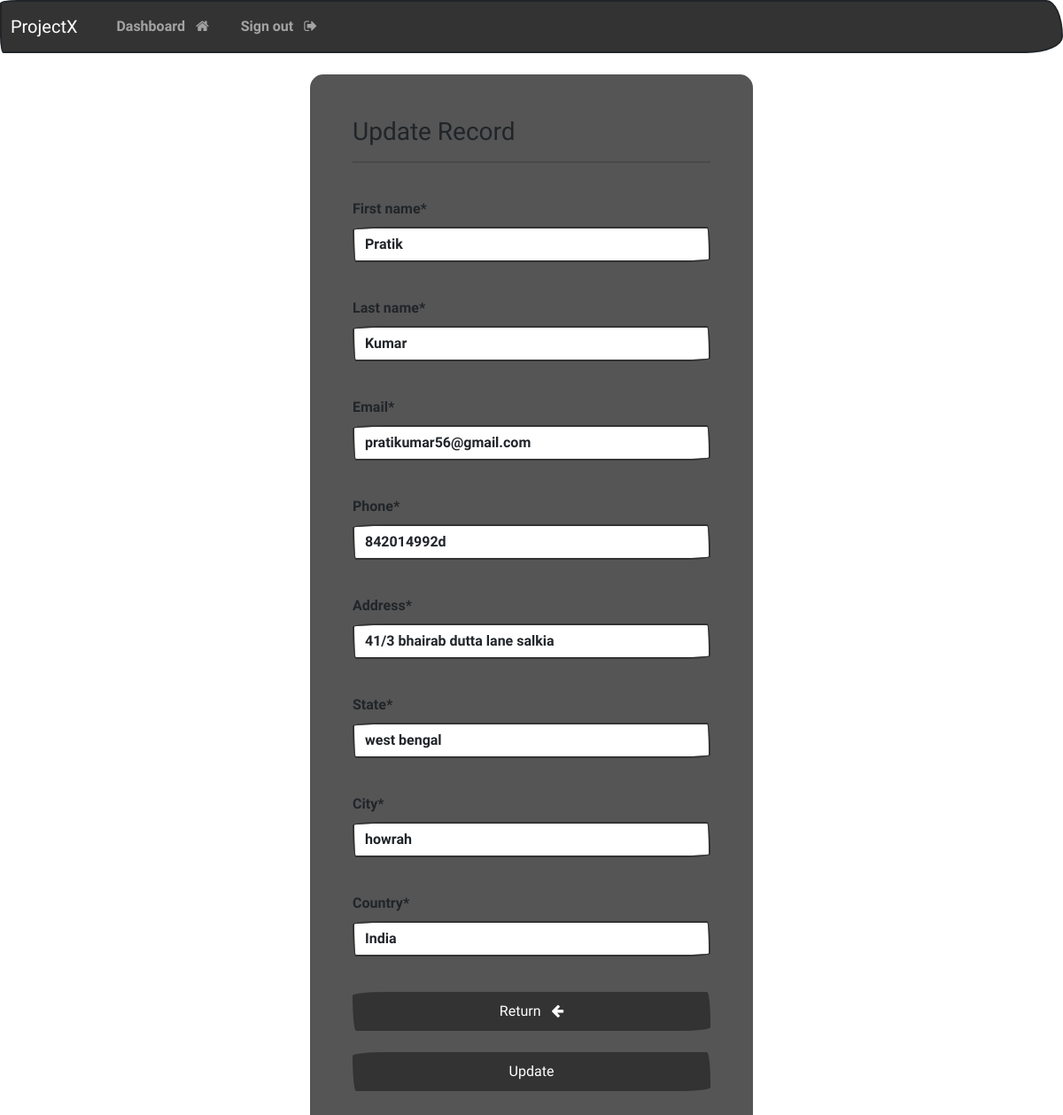
/update-record/6 (signed in), run on the app's committed database.
### webapp/models.py (models this page shows, shortened)
class Record(models.Model):
    creation_date = models.DateTimeField(auto_now_add = True)
    first_name = models.CharField(max_length = 100)
    last_name = models.CharField(max_length = 100)
    email = models.CharField(max_length=255)
    phone = models.CharField(max_length=10)
    address= models.CharField(max_length=300)
    state = models.CharField(max_length= 255)
    city = models.CharField(max_length= 255)
    country = models.CharField(max_length= 255)

### webapp/views.py (the view)
# urls.py: path('update-record/<int:pk>', views.update_record, name='update-record'),
@login_required(login_url='my-login')
def update_record(request, pk):
    record = Record.objects.get(id = pk)
    form = UpdateRecordForm(instance=record)
    if request.method == 'POST':
        form = UpdateRecordForm(request.POST, instance=record)
        if form.is_valid():
            form.save()
            messages.success(request, "Record Updated...")
            return redirect('dashboard')
    context = {'form': form}
    return render(request, 'webapp/update-record.html', context=context)

### webapp/forms.py
class UpdateRecordForm(forms.ModelForm):
    class Meta:
        model = Record
        fields = ['first_name', 'last_name', 'email', 'phone', 'address', 'state', 'city', 'country']

### webapp/templates/webapp/update-record.html
{% extends "webapp/base.html" %}
{% load crispy_forms_tags %}
{% block content %}
<body>
  <div class="container bg-dark shadow-md p-5 form-layout">
    <h3>Update Record</h3>
    <hr />
    <br />
    <form method="POST" autocomplete="off" action="">
      {% csrf_token %} {{form.first_name|as_crispy_field}}
      <br />
      {{form.last_name|as_crispy_field}}
      <br />
      {{form.email|as_crispy_field}}
      <br />
      {{form.phone|as_crispy_field}}
      <br />
      {{form.address|as_crispy_field}}
      <br />
      {{form.state|as_crispy_field}}
      <br />
      {{form.city|as_crispy_field}}
      <br />
      {{form.country|as_crispy_field}}
      <br />
      <a
        href="{% url 'dashboard' %}"
        class="btn btn-primary w-100 btn-block p-2"
        >Return &nbsp <i class="fa fa-arrow-left" aria-hidden="true"></i
      ></a>
      <br />
      <br />
      <button type="submit" class="btn btn-primary w-100 btn-block p-2">
        Update
      </button>
    </form>
  </div>
</body>
{% endblock %}

### static/css/styles.css (style rules this page uses)
.form-layout { border-radius: 15px; width: 500px; }

### data on the page
Record: first_name "Pratik", last_name "Kumar", email "pratikumar56@gmail.com", phone "842014992d", address "41/3 bhairab dutta lane salkia", state "west bengal", city "howrah", country "India"
